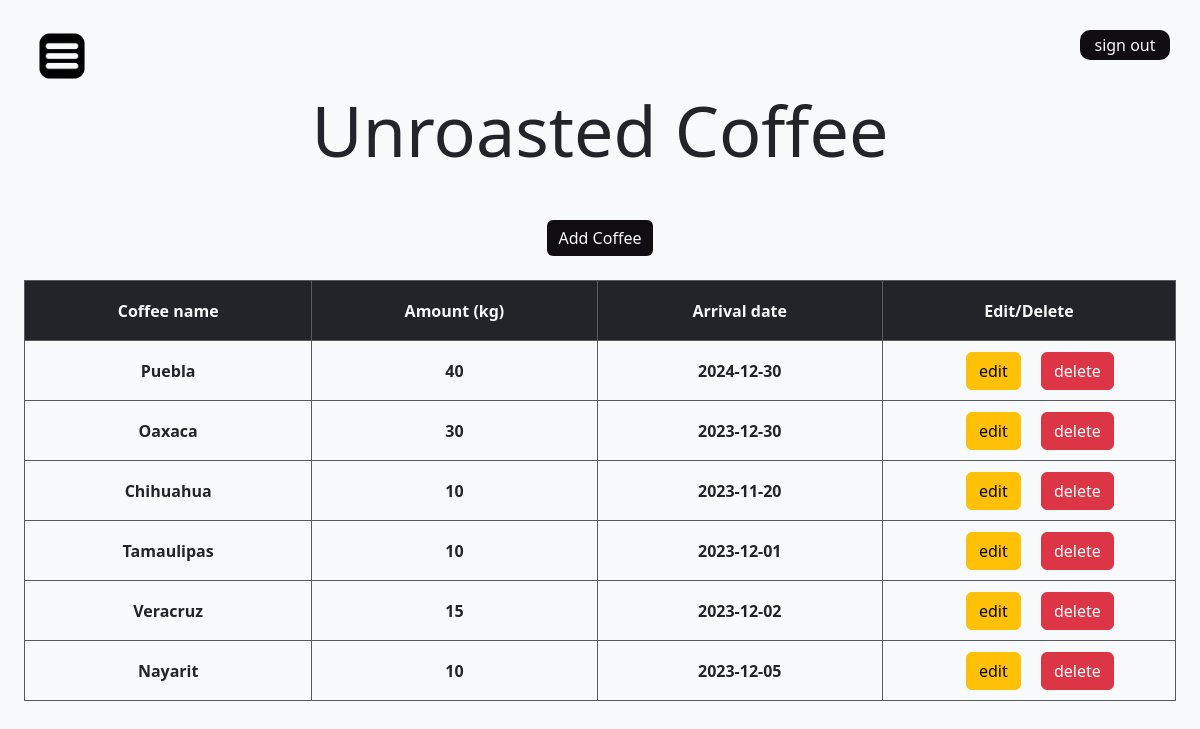
The app's page /unroasted (signed in) with its own data.
### app/models.py (models this page shows, shortened)
class UnroastedCoffee(db.Model):
    id = db.Column(db.Integer, primary_key=True)
    name = db.Column(db.String(120), nullable=False)
    amount = db.Column(db.Integer, nullable=False)
    arrival_date = db.Column(db.String(10), nullable=False)
    user_id = db.Column(db.Integer, db.ForeignKey('user.id'), nullable=False)

### app/views.py (the view)
@app.route('/unroasted', methods=['GET', 'POST'])
@login_required
def unroasted():
    unroasted_coffee_list = get_unroasted_coffee()
    success_message = request.args.get('success_message', None)
    error_message = request.args.get('error_message', None)
    return render_template('unroasted.html', unroasted_coffee_list=unroasted_coffee_list, success_message=success_message, error_message=error_message)

### app/auth.py (called while the page is built)
@login_manager.user_loader
def load_user(user_id):
    from app.models import User  # Import the User model here to avoid circular import
    return User.query.get(int(user_id))

### app/views.py (called while the page is built)
def get_unroasted_coffee():
    unroasted_coffees = UnroastedCoffee.query.filter_by(user_id=current_user.id).all()
    return unroasted_coffees

### app/templates/unroasted.html (shortened to what this page needs)
{% extends "dashboardbase.html" %}
{% block content %}
    <div class="data-tables d-flex flex-column align-items-center">
        <h1 class="mb-5">Unroasted Coffee</h1>
        <button type="button" class="btn btn-coffee mb-4" data-toggle="modal" data-target="#exampleModal">
            Add Coffee
        </button>
        <table>
            <tr class="bg-dark text-light">
                <th>Coffee name</th>
                <th>Amount (kg)</th>
                <th>Arrival date</th>
                <th>Edit/Delete</th>
            </tr>
            {% if unroasted_coffee_list %}
                {% for coffee in unroasted_coffee_list %}
                    <tr>
                        <th>{{coffee.name}}</th>
                        <th>{{coffee.amount}}</th>
                        <th>{{coffee.arrival_date}}</th>
                        <th>
                            <div class="container-fluid" style="max-width: 150px">
                                <div class="row">
                                    <div class="col-6">
                                        <button type="button" class="btn btn-warning" data-toggle="modal" data-target="#editModal{{ coffee.id }}">edit</button>
                                    </div>
                                    <div class="col-6">
                                        <button type="button" class="btn btn-danger" data-toggle="modal" data-target="#deleteModal{{ coffee.id }}">delete</button>
                                    </div>
                                </div>
                            </div>
                        </th>
                    </tr>
                {% endfor %}
            {% else %}
                <div   class="mb-3 bg-light text-secondary text-center" >
                    <p>unable to load table</p>
                </div>
            {% endif %}
        </table>
    </div>
{% endblock content %}

### app/static/stylesheet.css (style rules this page uses)
body { margin: 2%; background-color: #f8f9fa; }
button { justify-content: center; display: flex; justify-content: center; align-items: center; }
h1 { text-align: center; margin-bottom: 30px; font-size: 70px; }
table { border-radius: 10px; }
table, th, td { border: 1.5px solid rgb(91, 91, 91); }
th { width: 8%; text-align: center; align-items: center; height: 60px; }
.btn-coffee { background-color: rgb(16, 14, 19); border: none; color: #f8f9fa; }
.data-tables { align-content: center; justify-content: center; align-items: center; }

### records on screen
UnroastedCoffee: name "Puebla", amount "40", arrival_date "2024-12-30"
UnroastedCoffee: name "Oaxaca", amount "30", arrival_date "2023-12-30"
UnroastedCoffee: name "Chihuahua", amount "10", arrival_date "2023-11-20"
UnroastedCoffee: name "Tamaulipas", amount "10", arrival_date "2023-12-01"
UnroastedCoffee: name "Veracruz", amount "15", arrival_date "2023-12-02"
UnroastedCoffee: name "Nayarit", amount "10", arrival_date "2023-12-05"
